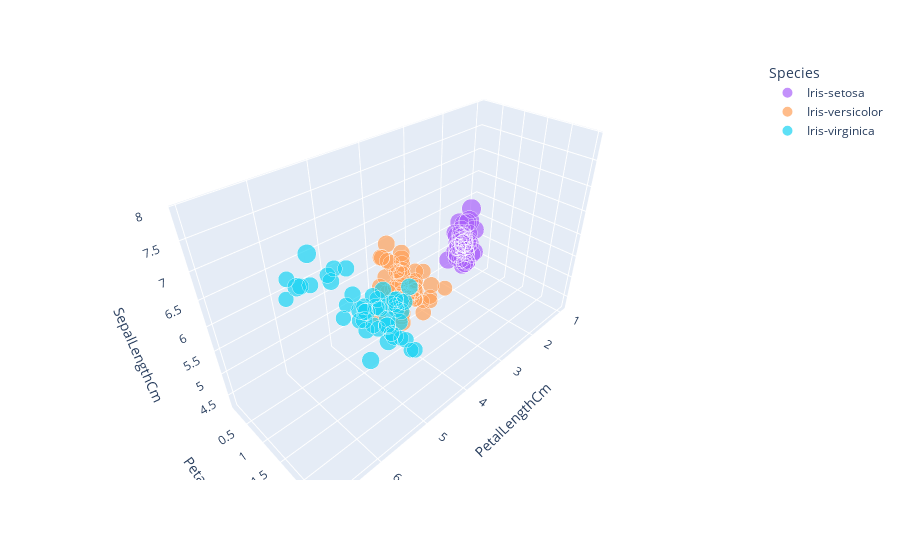

Here is the notebook cell this chart was saved with:
### Markdown cell above
## VIZ

### Code cell
px.scatter_3d(df, x="PetalLengthCm", y="PetalWidthCm", z="SepalLengthCm", size="SepalWidthCm", 
              color="Species", color_discrete_map = {"Joly": "blue", "Bergeron": "violet", "Coderre":"pink"})

### Figure 1 — Plotly figure (JSON) as saved in the notebook; plotly's stock layout.template omitted (floating-point values rounded to 4 significant figures)
{"data": [{"hovertemplate": "Species=Iris-setosa<br>PetalLengthCm=%{x}<br>PetalWidthCm=%{y}<br>SepalLengthCm=%{z}<br>SepalWidthCm=%{marker.size}<extra></extra>", "legendgroup": "Iris-setosa", "marker": {"color": "#ab63fa", "size": [3.5, 3, 3.2, 3.1, 3.6, 3.9, 3.4, 3.4, 2.9, 3.1, 3.7, 3.4, 3, 3, 4, 4.4, 3.9, 3.5, 3.8, 3.8, 3.4, 3.7, 3.6, 3.3, 3.4, 3, 3.4, 3.5, 3.4, 3.2, 3.1, 3.4, 4.1, 4.2, 3.1, 3.2, 3.5, 3.1, 3, 3.4, 3.5, 2.3, 3.2, 3.5, 3.8, 3, 3.8, 3.2, 3.7, 3.3], "sizemode": "area", "sizeref": 0.011, "symbol": "circle"}, "mode": "markers", "name": "Iris-setosa", "scene": "scene", "showlegend": true, "type": "scatter3d", "x": [1.4, 1.4, 1.3, 1.5, 1.4, 1.7, 1.4, 1.5, 1.4, 1.5, 1.5, 1.6, 1.4, 1.1, 1.2, 1.5, 1.3, 1.4, 1.7, 1.5, 1.7, 1.5, 1, 1.7, 1.9, 1.6, 1.6, 1.5, 1.4, 1.6, 1.6, 1.5, 1.5, 1.4, 1.5, 1.2, 1.3, 1.5, 1.3, 1.5, 1.3, 1.3, 1.3, 1.6, 1.9, 1.4, 1.6, 1.4, 1.5, 1.4], "y": [0.2, 0.2, 0.2, 0.2, 0.2, 0.4, 0.3, 0.2, 0.2, 0.1, 0.2, 0.2, 0.1, 0.1, 0.2, 0.4, 0.4, 0.3, 0.3, 0.3, 0.2, 0.4, 0.2, 0.5, 0.2, 0.2, 0.4, 0.2, 0.2, 0.2, 0.2, 0.4, 0.1, 0.2, 0.1, 0.2, 0.2, 0.1, 0.2, 0.2, 0.3, 0.3, 0.2, 0.6, 0.4, 0.3, 0.2, 0.2, 0.2, 0.2], "z": [5.1, 4.9, 4.7, 4.6, 5, 5.4, 4.6, 5, 4.4, 4.9, 5.4, 4.8, 4.8, 4.3, 5.8, 5.7, 5.4, 5.1, 5.7, 5.1, 5.4, 5.1, 4.6, 5.1, 4.8, 5, 5, 5.2, 5.2, 4.7, 4.8, 5.4, 5.2, 5.5, 4.9, 5, 5.5, 4.9, 4.4, 5.1, 5, 4.5, 4.4, 5, 5.1, 4.8, 5.1, 4.6, 5.3, 5]}, {"hovertemplate": "Species=Iris-versicolor<br>PetalLengthCm=%{x}<br>PetalWidthCm=%{y}<br>SepalLengthCm=%{z}<br>SepalWidthCm=%{marker.size}<extra></extra>", "legendgroup": "Iris-versicolor", "marker": {"color": "#FFA15A", "size": [3.2, 3.2, 3.1, 2.3, 2.8, 2.8, 3.3, 2.4, 2.9, 2.7, 2, 3, 2.2, 2.9, 2.9, 3.1, 3, 2.7, 2.2, 2.5, 3.2, 2.8, 2.5, 2.8, 2.9, 3, 2.8, 3, 2.9, 2.6, 2.4, 2.4, 2.7, 2.7, 3, 3.4, 3.1, 2.3, 3, 2.5, 2.6, 3, 2.6, 2.3, 2.7, 3, 2.9, 2.9, 2.5, 2.8], "sizemode": "area", "sizeref": 0.011, "symbol": "circle"}, "mode": "markers", "name": "Iris-versicolor", "scene": "scene", "showlegend": true, "type": "scatter3d", "x": [4.7, 4.5, 4.9, 4, 4.6, 4.5, 4.7, 3.3, 4.6, 3.9, 3.5, 4.2, 4, 4.7, 3.6, 4.4, 4.5, 4.1, 4.5, 3.9, 4.8, 4, 4.9, 4.7, 4.3, 4.4, 4.8, 5, 4.5, 3.5, 3.8, 3.7, 3.9, 5.1, 4.5, 4.5, 4.7, 4.4, 4.1, 4, 4.4, 4.6, 4, 3.3, 4.2, 4.2, 4.2, 4.3, 3, 4.1], "y": [1.4, 1.5, 1.5, 1.3, 1.5, 1.3, 1.6, 1, 1.3, 1.4, 1, 1.5, 1, 1.4, 1.3, 1.4, 1.5, 1, 1.5, 1.1, 1.8, 1.3, 1.5, 1.2, 1.3, 1.4, 1.4, 1.7, 1.5, 1, 1.1, 1, 1.2, 1.6, 1.5, 1.6, 1.5, 1.3, 1.3, 1.3, 1.2, 1.4, 1.2, 1, 1.3, 1.2, 1.3, 1.3, 1.1, 1.3], "z": [7, 6.4, 6.9, 5.5, 6.5, 5.7, 6.3, 4.9, 6.6, 5.2, 5, 5.9, 6, 6.1, 5.6, 6.7, 5.6, 5.8, 6.2, 5.6, 5.9, 6.1, 6.3, 6.1, 6.4, 6.6, 6.8, 6.7, 6, 5.7, 5.5, 5.5, 5.8, 6, 5.4, 6, 6.7, 6.3, 5.6, 5.5, 5.5, 6.1, 5.8, 5, 5.6, 5.7, 5.7, 6.2, 5.1, 5.7]}, {"hovertemplate": "Species=Iris-virginica<br>PetalLengthCm=%{x}<br>PetalWidthCm=%{y}<br>SepalLengthCm=%{z}<br>SepalWidthCm=%{marker.size}<extra></extra>", "legendgroup": "Iris-virginica", "marker": {"color": "#19d3f3", "size": [3.3, 2.7, 3, 2.9, 3, 3, 2.5, 2.9, 2.5, 3.6, 3.2, 2.7, 3, 2.5, 2.8, 3.2, 3, 3.8, 2.6, 2.2, 3.2, 2.8, 2.8, 2.7, 3.3, 3.2, 2.8, 3, 2.8, 3, 2.8, 3.8, 2.8, 2.8, 2.6, 3, 3.4, 3.1, 3, 3.1, 3.1, 3.1, 2.7, 3.2, 3.3, 3, 2.5, 3, 3.4, 3], "sizemode": "area", "sizeref": 0.011, "symbol": "circle"}, "mode": "markers", "name": "Iris-virginica", "scene": "scene", "showlegend": true, "type": "scatter3d", "x": [6, 5.1, 5.9, 5.6, 5.8, 6.6, 4.5, 6.3, 5.8, 6.1, 5.1, 5.3, 5.5, 5, 5.1, 5.3, 5.5, 6.7, 6.9, 5, 5.7, 4.9, 6.7, 4.9, 5.7, 6, 4.8, 4.9, 5.6, 5.8, 6.1, 6.4, 5.6, 5.1, 5.6, 6.1, 5.6, 5.5, 4.8, 5.4, 5.6, 5.1, 5.1, 5.9, 5.7, 5.2, 5, 5.2, 5.4, 5.1], "y": [2.5, 1.9, 2.1, 1.8, 2.2, 2.1, 1.7, 1.8, 1.8, 2.5, 2, 1.9, 2.1, 2, 2.4, 2.3, 1.8, 2.2, 2.3, 1.5, 2.3, 2, 2, 1.8, 2.1, 1.8, 1.8, 1.8, 2.1, 1.6, 1.9, 2, 2.2, 1.5, 1.4, 2.3, 2.4, 1.8, 1.8, 2.1, 2.4, 2.3, 1.9, 2.3, 2.5, 2.3, 1.9, 2, 2.3, 1.8], "z": [6.3, 5.8, 7.1, 6.3, 6.5, 7.6, 4.9, 7.3, 6.7, 7.2, 6.5, 6.4, 6.8, 5.7, 5.8, 6.4, 6.5, 7.7, 7.7, 6, 6.9, 5.6, 7.7, 6.3, 6.7, 7.2, 6.2, 6.1, 6.4, 7.2, 7.4, 7.9, 6.4, 6.3, 6.1, 7.7, 6.3, 6.4, 6, 6.9, 6.7, 6.9, 5.8, 6.8, 6.7, 6.7, 6.3, 6.5, 6.2, 5.9]}], "layout": {"legend": {"itemsizing": "constant", "title": {"text": "Species"}, "tracegroupgap": 0}, "margin": {"t": 60}, "scene": {"domain": {"x": [0, 1], "y": [0, 1]}, "xaxis": {"title": {"text": "PetalLengthCm"}}, "yaxis": {"title": {"text": "PetalWidthCm"}}, "zaxis": {"title": {"text": "SepalLengthCm"}}}}}
